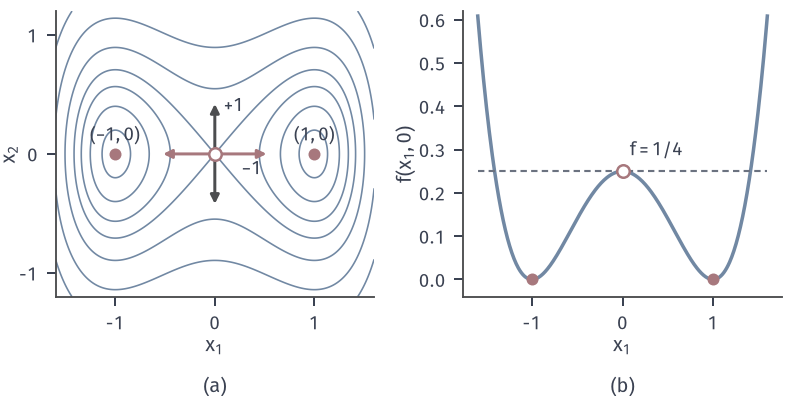

The Python source for this figure:
from pathlib import Path
import sys
ROOT = next(p for p in Path(__file__).resolve().parents if (p/'build.sh').is_file() and (p/'tex/book.tex').is_file())
sys.path.insert(0, str(ROOT/'figures/00-shared/mathematical-preliminaries-upper/00-shared/comprehension-figures'))
from support import figure, save, BLUE, GREEN, YELLOW, RED, PURPLE, INK, MUTED, GRID, BLUE_FILL, GREEN_FILL, YELLOW_FILL, RED_FILL, PURPLE_FILL
import numpy as np
HERE = Path(__file__).resolve().parent
STROKE = '#4C4D4F'
def panel(fig, left, right, top, bottom, wspace=.25, hspace=.2):
    fig.set_layout_engine(None)
    fig.subplots_adjust(left=left, right=right, top=top, bottom=bottom, wspace=wspace, hspace=hspace)
def tag(fig, ax, s, y=.05):
    p = ax.get_position(); fig.text((p.x0+p.x1)/2, y, s, ha='center', va='top')
# 贯穿例 f(x)=(x1^2-1)^2/4+x2^2/2，L=2 与 M=6 在 |x1|<=1 上成立，alpha=1/2。
def F(x): return .25*(x[0]**2-1)**2+.5*x[1]**2
def G(x): return np.array([x[0]**3-x[0],x[1]])
LEV=[.02,.08,.16,.25,.4,.65,1,1.5]
def contour(ax,xr,yr,levels=LEV):
    X,Y=np.meshgrid(np.linspace(*xr,700),np.linspace(*yr,500))
    ax.contour(X,Y,.25*(X**2-1)**2+.5*Y**2,levels=levels,colors=[BLUE],linewidths=.65)
def minima(ax,pts=((1,0),(-1,0))):
    for x,y in pts: ax.plot([x],[y],'o',ms=4.8,color=RED,mew=0,zorder=6)
def saddle(ax,x=0,y=0): ax.plot([x],[y],'o',mfc='white',mec=RED,ms=5,mew=1,zorder=7)
fig,(a,b)=figure(width_mm=112,height_mm=56,ncols=2); panel(fig,.07,.985,.97,.25,wspace=.28)
contour(a,(-1.6,1.6),(-1.2,1.2)); minima(a); saddle(a)
A=dict(arrowstyle='-|>',lw=1.2,mutation_scale=7,shrinkA=2.5,shrinkB=0)
for s in (1,-1):
    a.annotate('',xy=(.52*s,0),xytext=(0,0),arrowprops=dict(color=RED,**A))
    a.annotate('',xy=(0,.42*s),xytext=(0,0),arrowprops=dict(color=STROKE,**A))
a.text(.09,.36,'$+1$',fontsize=7.5); a.text(.27,-.17,'$-1$',fontsize=7.5)
a.text(1.0,.11,'$(1,0)$',fontsize=7.5,ha='center'); a.text(-1.0,.11,'$(-1,0)$',fontsize=7.5,ha='center')
a.set_xlabel('$x_1$',labelpad=1); a.set_ylabel('$x_2$',labelpad=0); a.set_xticks([-1,0,1]); a.set_yticks([-1,0,1])
x=np.linspace(-1.6,1.6,400); b.plot(x,.25*(x*x-1)**2,color=BLUE,lw=1.4)
minima(b); saddle(b,0,.25); b.plot([-1.6,1.6],[.25,.25],color=MUTED,lw=.85,ls=(0,(3,2)))
b.text(.08,.285,'$f=1/4$',fontsize=7.5); b.set_xlabel('$x_1$',labelpad=1); b.set_ylabel('$f(x_1,0)$',labelpad=1); b.set_ylim(-.04,.62); b.set_xticks([-1,0,1])
tag(fig,a,'(a)'); tag(fig,b,'(b)')
save(fig,HERE,'figure',{'f':'(x1^2-1)^2/4+x2^2/2'})
